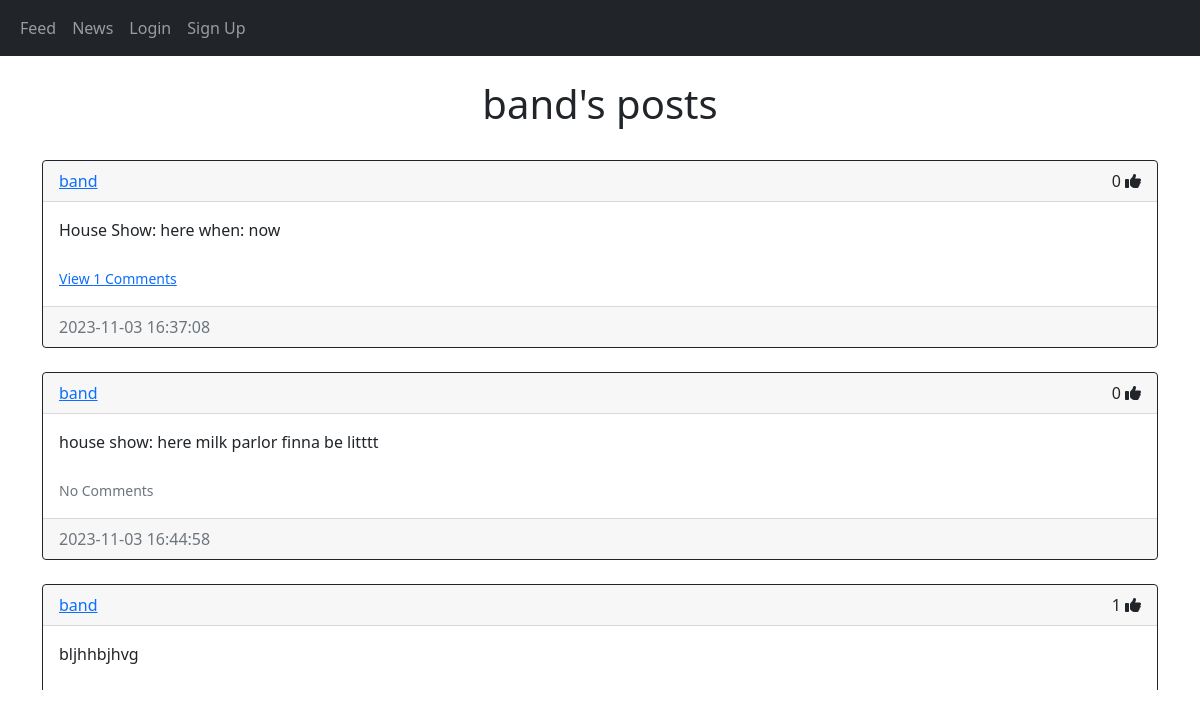
Screenshot of /posts/band with the database file from the repository.
### website/models.py (models this page shows)
class User(db.Model, UserMixin):
    id = db.Column(db.Integer, primary_key=True)
    email = db.Column(db.String(150), unique=True)
    username = db.Column(db.String(150), unique=True)
    password = db.Column(db.String(150))
    date_created = db.Column(db.DateTime(timezone=True), default=func.now())
    posts = db.relationship('Post', backref='user', passive_deletes=True)
    comments = db.relationship('Comment', backref='user', passive_deletes=True)
    likes = db.relationship('Like', backref='user', passive_deletes=True)

class Post(db.Model):
    id = db.Column(db.Integer, primary_key=True)
    text = db.Column(db.Text, nullable=False)
    date_created = db.Column(db.DateTime(timezone=False), default=func.now())
    author = db.Column(db.Integer, db.ForeignKey('user.id', ondelete="CASCADE"), nullable=False)
    comments = db.relationship('Comment', backref='post', passive_deletes=True)
    likes = db.relationship('Like', backref='post', passive_deletes=True)

### website/views.py (the view)
@views.route("/posts/<username>")
def posts(username):
    user = User.query.filter_by(username=username).first()
    if not user:
        flash('No such band.', category='error')
        return redirect(url_for('views.feed'))
    posts = user.posts
    return render_template("posts.html", user=current_user, posts=posts, username=username)

### website/templates/posts.html (shortened to what this page needs)
{% extends "post_div.html" %} {% block title %}{{username}}'s Posts{% endblock %}
{% block header %} {{username}}'s posts {% endblock %}

### website/templates/post_div.html (shortened to what this page needs)
{% extends "base.html" %} {% block title %}Feed{% endblock %}
{% block content%}
<br/>
<h1 align="center">{% block header %}Feed{% endblock %}</h1>
<br/>
<div id="posts">
    {% for post in posts %}
        <div class="card border-dark">
            <div class="card-header d-flex justify-content-between align-items-center">
                <a href="/posts/{{post.user.username}}">{{post.user.username}}</a>
                {% if user.is_authenticated %}
                <div>
                    {{ post.likes|length }}
                    {% if user.id in post.likes|map(attribute="author")|list %}
                    <a href="like-post/{{post.id}}"><i class="fa-solid fa-thumbs-up"></i></a>
                    {% else %}
                    <a href="like-post/{{post.id}}"><i class="fa-regular fa-thumbs-up"></i></a>
                    {% endif %}
                    {% if user.id == post.author %}
                    <div class="btn-group">
                        <button type="button" class="btn btn-sm btn-primary dropdown-toggle" data-bs-toggle="dropdown">
                        </button>
                        <ul class="dropdown-menu">
                            <li><a href="/delete-post/{{post.id}}" class="dropdown-item">Delete</a></li>
                        </ul>
                    </div>
                    {% endif %}
                </div>
                {% else %}
                <div>
                    {{ post.likes|length }}
                    <i class="fa-solid fa-thumbs-up"></i>
                </div>
                {% endif %}
            </div>
            <div class="card-body">
                <div class="card-text">{{post.text}}</div>
                <br />
                <p class="card-text">
                    {% if post.comments|length > 0 %}
                    <a data-bs-toggle="collapse" href="#comments-{{post.id}}" role="button">
                        <small>View {{post.comments|length}} Comments</small>
                    </a>
                    {% else %}
                    <small class="text-muted">No Comments</small>
                    {% endif %}
                </p>
            </div>
            <div class="card-footer text-muted">
                {{post.date_created}}
            </div>
        </div>
    <br />
    {% endfor %}
</div>
{% endblock %}

### website/templates/base.html (shortened to what this page needs)
<!DOCTYPE html>
<html lang="en">
  <head>
    <link
      href="https://cdn.jsdelivr.net/npm/bootstrap@5.0.2/dist/css/bootstrap.min.css"
      rel="stylesheet"
    />
  </head>
  <body>
    <nav class="navbar navbar-expand-lg navbar-dark bg-dark">
      <div class="container-fluid">
        <div class="collapse navbar-collapse" id="navbar">
          <div class="navbar-nav">
            {% if user.is_authenticated %}
            <a class="nav-item nav-link" href="/create-post">Create A Post</a>
            <a class="nav-item nav-link" href="/feed">Feed</a>
            <a class="nav-item nav-link" href="/news">News</a>
            <a class="nav-item nav-link" href="/logout">Logout</a>
            {% else %}
            <a class="nav-item nav-link" href="/feed">Feed</a>
            <a class="nav-item nav-link" href="/news">News</a>
            <a class="nav-item nav-link" href="/login">Login</a>
            <a class="nav-item nav-link" href="/sign-up">Sign Up</a>
            {% endif %}
          </div>
        </div>
      </div>
    </nav>
    <div class="container">{% block content %}{% endblock %}</div>
  </body>
</html>

### website/templates/post_div.html (style rules this page uses)
#posts { height: 530px; overflow:auto }

### rows the page displays
User: username "band"
Post: user.username "band", likes|length "0", text "House Show: here when: now", comments|length "1", date_created "2023-11-03 16:37:08"
Post: user.username "band", likes|length "0", text "house show: here milk parlor finna be litttt", shows "No Comments", date_created "2023-11-03 16:44:58"
Post: user.username "band", likes|length "1", text "bljhhbjhvg"
